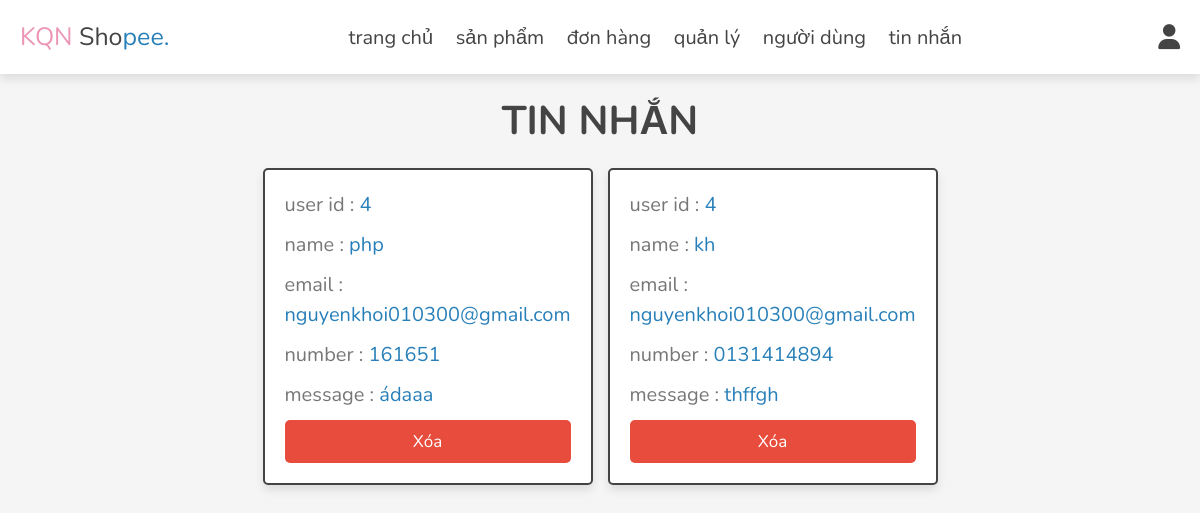
The page /admin/messages.php (signed in) on the database its author committed.
### tables this page shows
CREATE TABLE `messages` (
  `id` int NOT NULL AUTO_INCREMENT,
  `user_id` int NOT NULL,
  `name` varchar(100) NOT NULL,
  `email` varchar(100) NOT NULL,
  `number` varchar(12) NOT NULL,
  `message` varchar(500) NOT NULL,
  PRIMARY KEY (`id`)
);

### admin/messages.php (the view, shortened to what this page needs)
<?php
include '../components/connect.php';
?>
<!DOCTYPE html>
<html lang="en">
<head>
   <link rel="stylesheet" href="https://cdnjs.cloudflare.com/ajax/libs/font-awesome/6.1.1/css/all.min.css">
   <link rel="stylesheet" href="../css/admin_style.css">
</head>
<body>
   <?php include '../components/admin_header.php'; ?>
   <section class="contacts">
      <h1 class="heading">tin nhắn</h1>
      <div class="box-container">
         <?php
         $select_messages = $conn->prepare("SELECT * FROM `messages`");
         $select_messages->execute();
         if ($select_messages->rowCount() > 0) {
            while ($fetch_message = $select_messages->fetch(PDO::FETCH_ASSOC)) {
               ?>
               <div class="box">
                  <p> user id : <span>
                        <?= $fetch_message['user_id']; ?>
                     </span></p>
                  <p> name : <span>
                        <?= $fetch_message['name']; ?>
                     </span></p>
                  <p> email : <span>
                        <?= $fetch_message['email']; ?>
                     </span></p>
                  <p> number : <span>
                        <?= $fetch_message['number']; ?>
                     </span></p>
                  <p> message : <span>
                        <?= $fetch_message['message']; ?>
                     </span></p>
                  <a href="messages.php?delete=<?= $fetch_message['id']; ?>" onclick="return confirm('xóa tin nhắn này');"
                     class="delete-btn">xóa</a>
               </div>
               <?php
            }
         } else {
            echo '<p class="empty">
         Bạn không có tin nhắn nào!!</p>';
         }
         ?>
      </div>
   </section>
</body>
</html>

### css/admin_style.css (style rules this page uses)
:root { --main-color:#2980b9; --orange:#f39c12; --red:#e74c3c; --black:#444; --white:#fff; --light-color:#777; --light-bg:#f5f5f5; --border:.2rem solid var(--black); --box-shadow:0 .5rem 1rem rgba(0,0,0,.1); }
* { font-family: 'Nunito', sans-serif; margin:0; padding:0; box-sizing: border-box; outline: none; border:none; text-decoration: none; }
html { font-size: 62.5%; overflow-x: hidden; }
body { background-color: var(--light-bg); }
section { padding:2rem; max-width: 1200px; margin:0 auto; }
.heading { font-size: 4rem; color:var(--black); margin-bottom: 2rem; text-align: center; text-transform: uppercase; }
.btn, .delete-btn, .option-btn { display: block; width: 100%; margin-top: 1rem; border-radius: .5rem; padding:1rem 3rem; font-size: 1.7rem; text-transform: capitalize; color:var(--white); cursor: pointer; text-align: center; }
.delete-btn { background-color: var(--red); }
.contacts .box-container { display: grid; grid-template-columns: repeat(auto-fit, 33rem); gap:1.5rem; align-items: flex-start; justify-content: center; }
.contacts .box-container .box { padding:2rem; padding-top: 1rem; border-radius: .5rem; border:var(--border); background-color: var(--white); box-shadow: var(--box-shadow); }
.contacts .box-container .box p { line-height: 1.5; font-size: 2rem; color:var(--light-color); margin:1rem 0; }
.contacts .box-container .box p span { color:var(--main-color); }

### rows shown on the page
messages: user "4", name "php", email "nguyenkhoi010300@gmail.com", number "161651", message "ádaaa"
messages: user "4", name "kh", email "nguyenkhoi010300@gmail.com", number "0131414894", message "thffgh"
